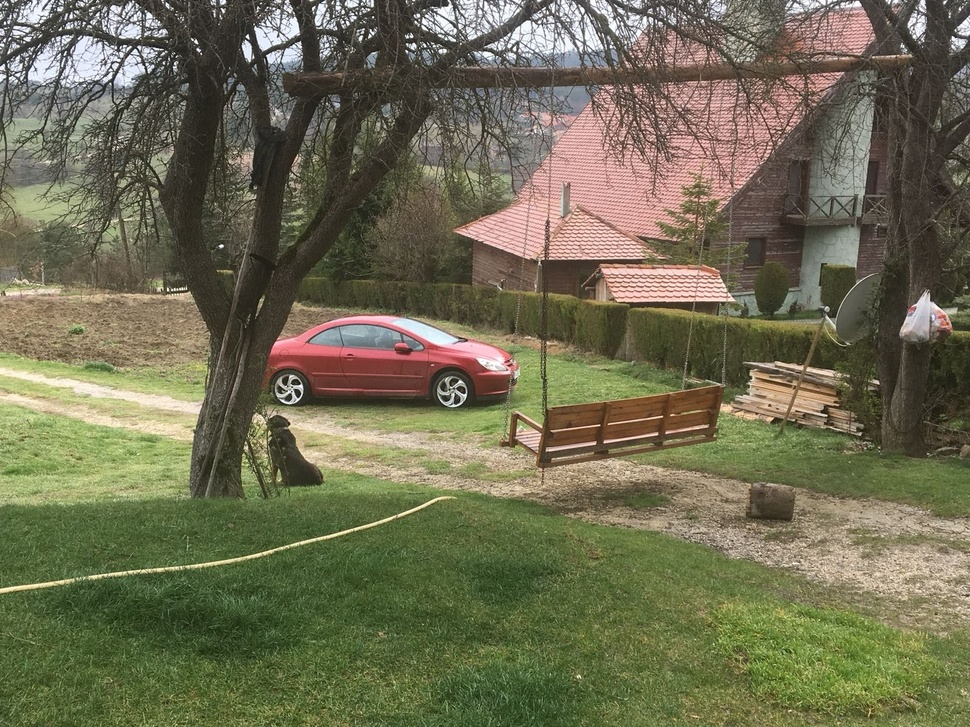
#> input picture 2.jpg, 970 x 727 px, shrunk from 1600 x 1200 before the run
$ python edge.py   (older library calls are emulated)
#> lines starting #> are read from the running program, lines starting #| are printed output that depends on the picture
import cv2
import numpy as np
import matplotlib.pyplot as plt

img = cv2.imread('2.jpg')
#> img is the input picture: shape (727, 970, 3); mean B, G, R 82.4, 109, 111
img_gray = cv2.cvtColor(img, cv2.COLOR_BGR2GRAY)
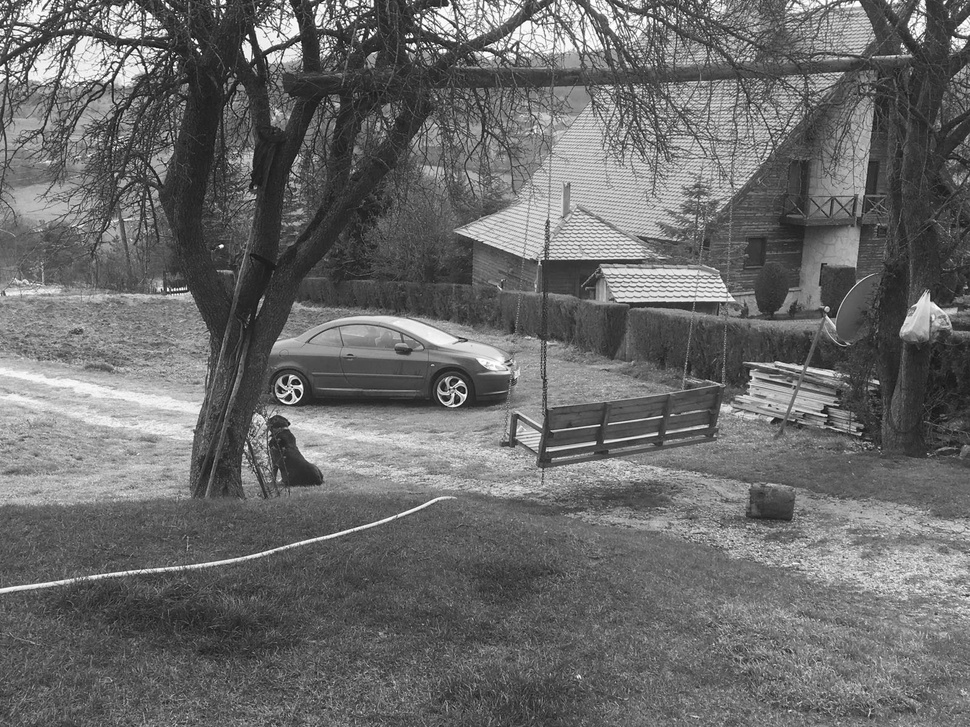
#> img_gray: shape (727, 970); min 6, max 255, mean 106.6
img_blur = cv2.GaussianBlur(img_gray, (3, 3), 0)
# Sobel Edge Detection
sobelx = cv2.Sobel(src=img_blur, ddepth=cv2.CV_64F, dx=1, dy=0, ksize=5)  # Sobel Edge Detection on the X axis
sobely = cv2.Sobel(src=img_blur, ddepth=cv2.CV_64F, dx=0, dy=1, ksize=5)  # Sobel Edge Detection on the Y axis
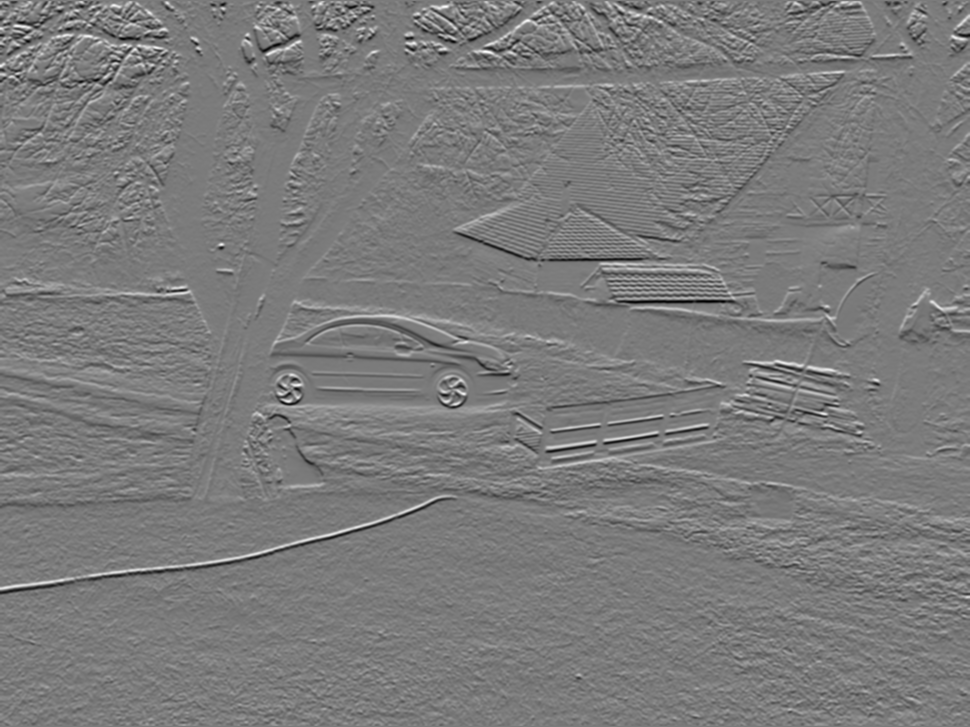
#> sobely: shape (727, 970) float64; min -7119, max 7592, mean -3.1; drawn with min black and max white
sobelxy = cv2.Sobel(src=img_blur, ddepth=cv2.CV_64F, dx=1, dy=1, ksize=5)  # Combined X and Y Sobel Edge Detection
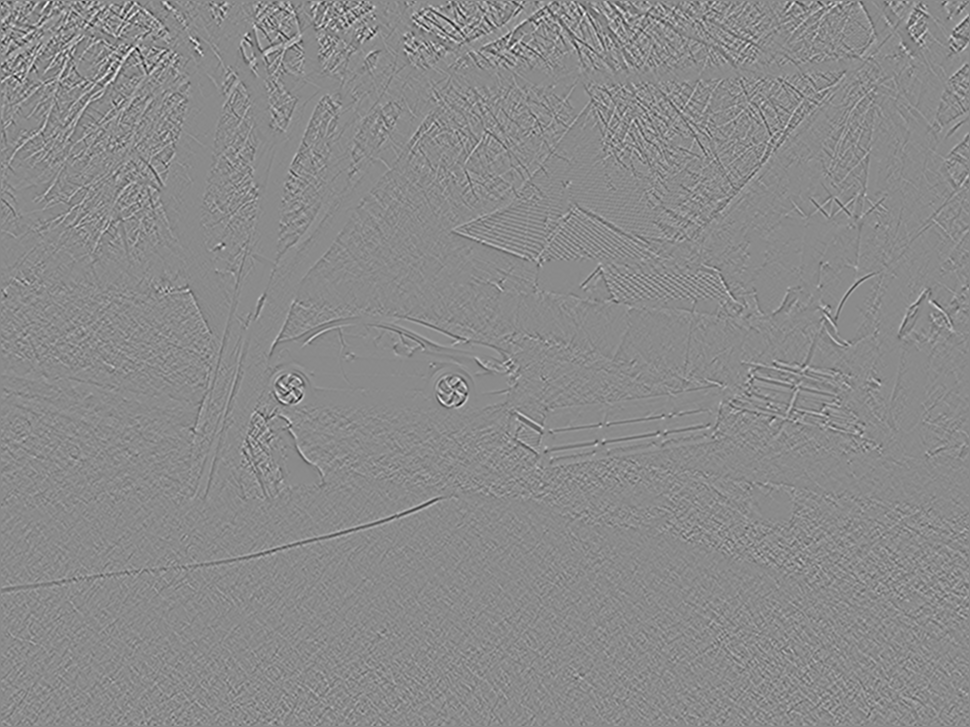
#> sobelxy: shape (727, 970) float64; min -2095, max 1750, mean 0; drawn with min black and max white
grad1 = np.sqrt(sobelx**2 + sobely**2)
grad_norm = (grad1 * 255 / grad1.max()).astype(np.uint8)
# Prewitt Edge Detection

kernelx = np.array([[1,1,1],[0,0,0],[-1,-1,-1]])
kernely = np.array([[-1,0,1],[-1,0,1],[-1,0,1]])
img_prewittx = cv2.filter2D(img_blur, -1, kernelx)
img_prewitty = cv2.filter2D(img_blur, -1, kernely)
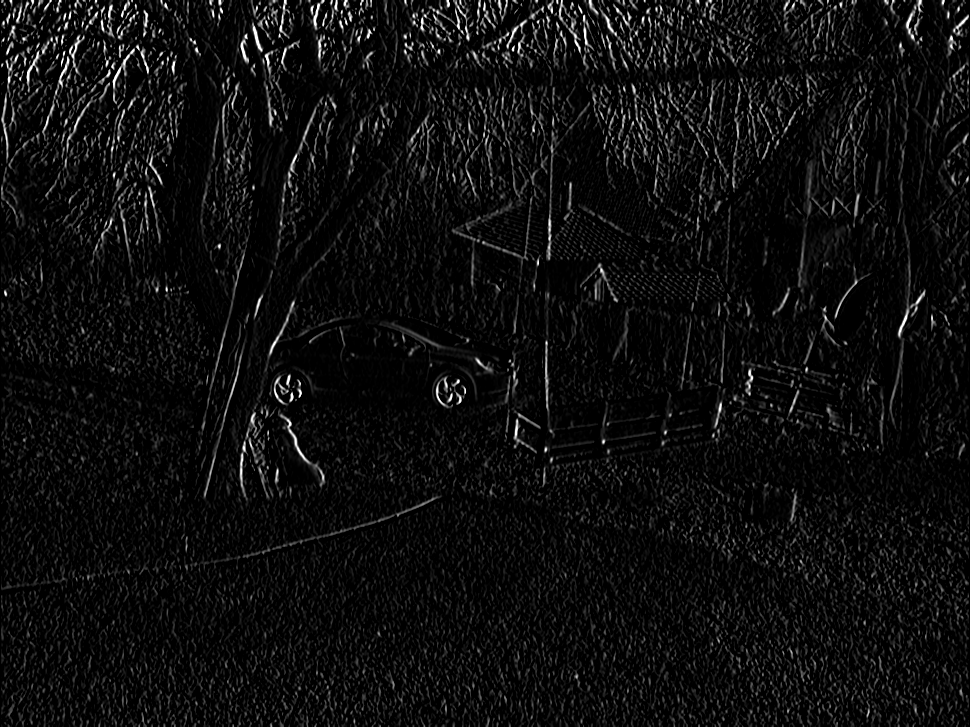
#> img_prewitty: shape (727, 970); min 0, max 255, mean 14.1
prewitt = img_prewittx + img_prewitty
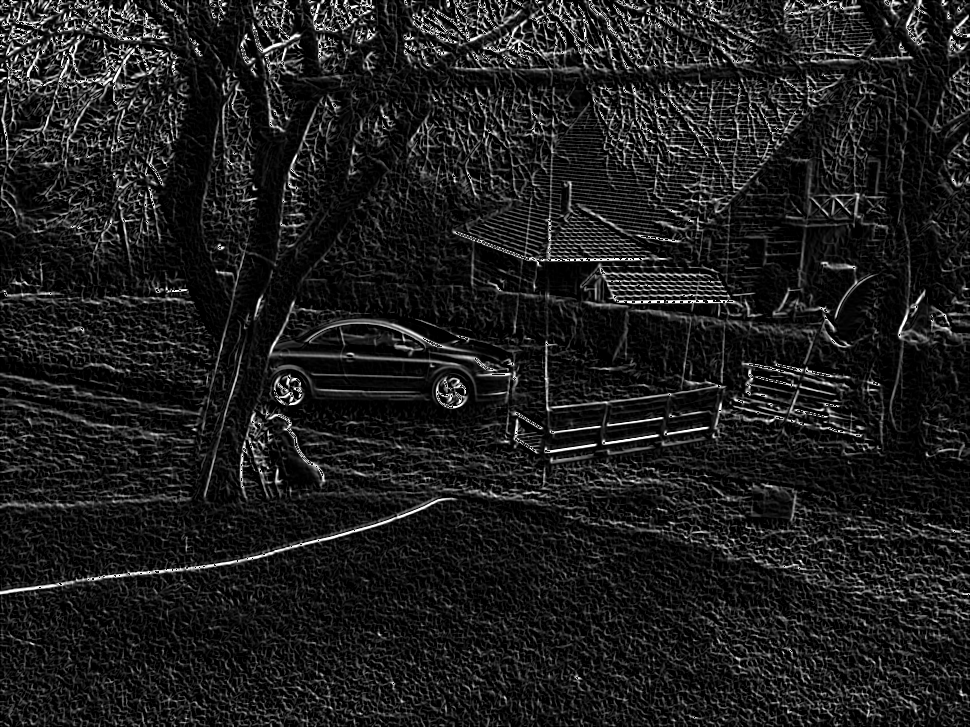
#> prewitt: shape (727, 970); min 0, max 255, mean 30
# Canny Edge Detection
edges = cv2.Canny(image=img_blur, threshold1=50, threshold2=50)  # Canny Edge Detection
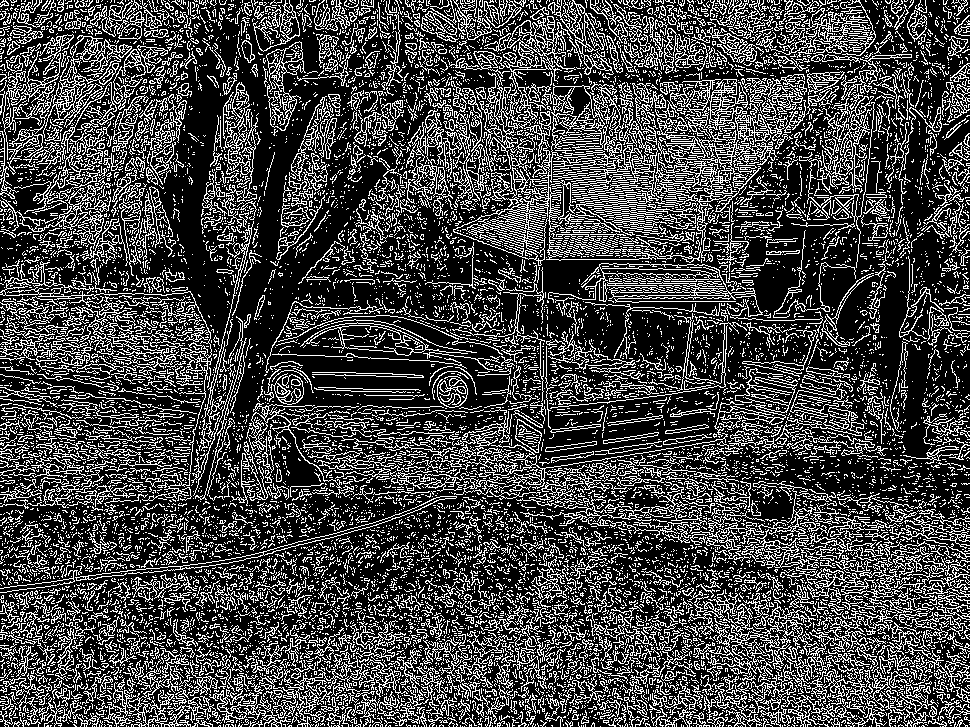
#> edges: shape (727, 970); 27.1% white in thin lines or dots
plt.figure(figsize=(8, 8))

plt.subplot(2, 2, 1), plt.imshow(img, cmap='gray')
plt.title('Original'), plt.xticks([]), plt.yticks([])
plt.subplot(2, 2, 2), plt.imshow(grad_norm, cmap='gray')
plt.title('Sobel'), plt.xticks([]), plt.yticks([])
plt.subplot(2, 2, 3), plt.imshow(prewitt, cmap='gray')
plt.title('Prewitt'), plt.xticks([]), plt.yticks([])
plt.subplot(2, 2, 4), plt.imshow(edges, cmap='gray')
plt.title('Canny'), plt.xticks([]), plt.yticks([])
plt.show()
#> figure, not shown here; B, G, R data is drawn as R, G, B

$ run again, with 1.jpg copied over 2.jpg
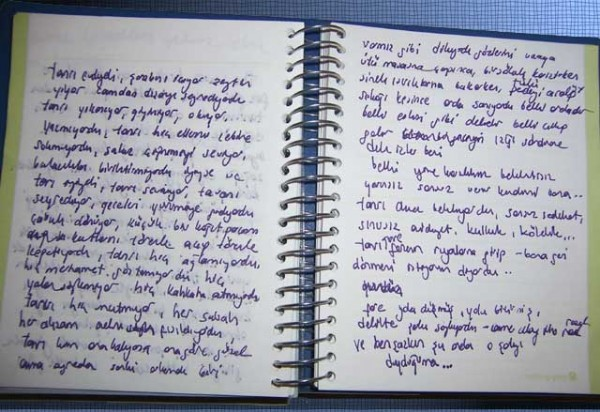
#> input picture 1.jpg, 600 x 412 px
#> img is the input picture: shape (412, 600, 3); mean B, G, R 170.3, 160.3, 158
#> `sobelxy = cv2.Sobel(src=img_blur, ddepth=cv2.CV_64F, dx=1, dy=1, ksize..`:
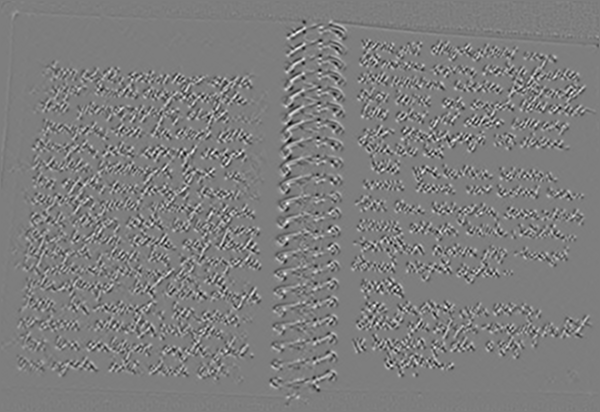
#> sobelxy: shape (412, 600) float64; min -1351, max 1380, mean 0; drawn with min black and max white
#> `edges = cv2.Canny(image=img_blur, threshold1=50, threshold2=50)`:
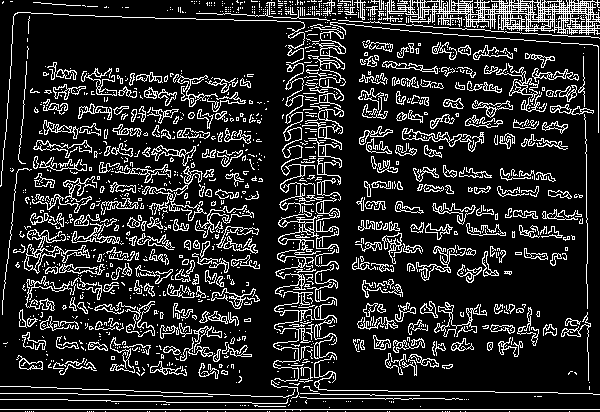
#> edges: shape (412, 600); 15.6% white in thin lines or dots
